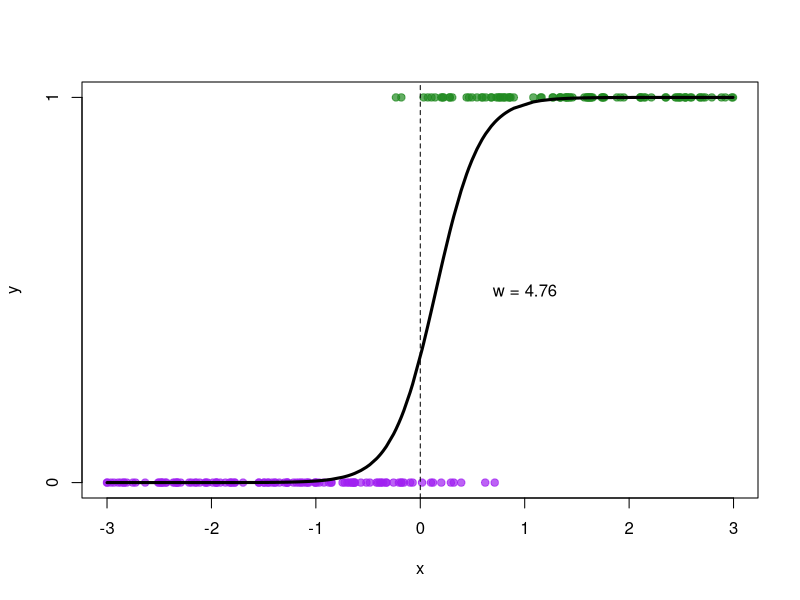
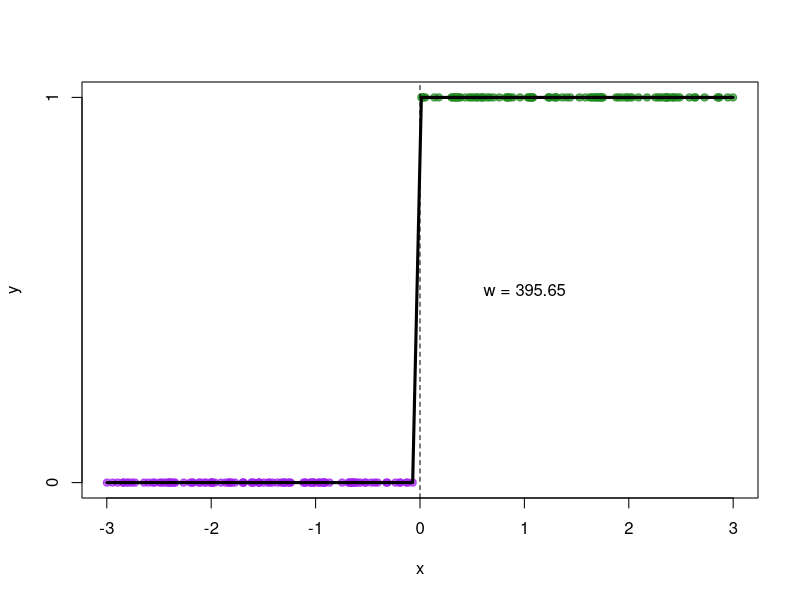
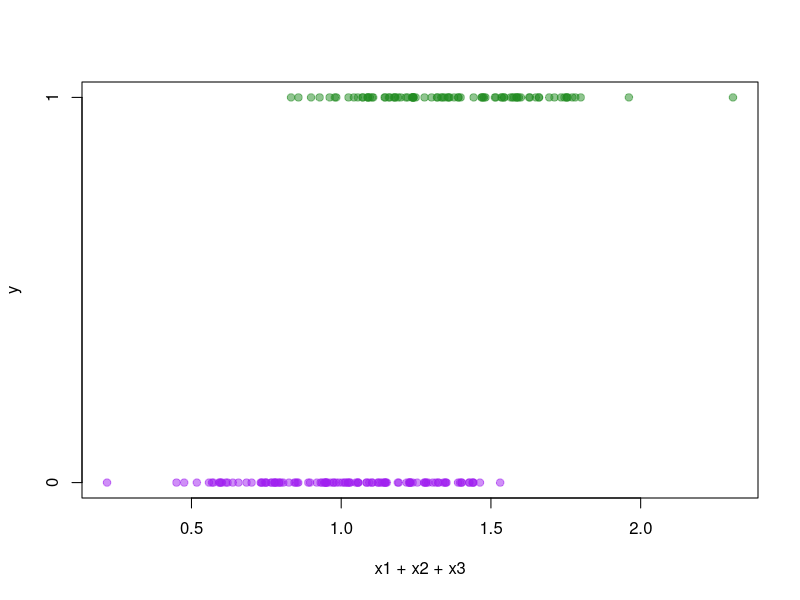
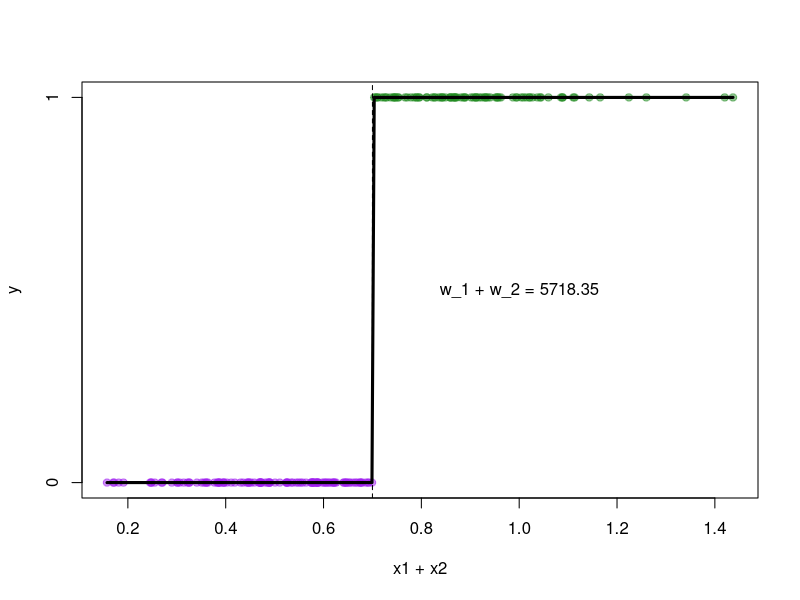
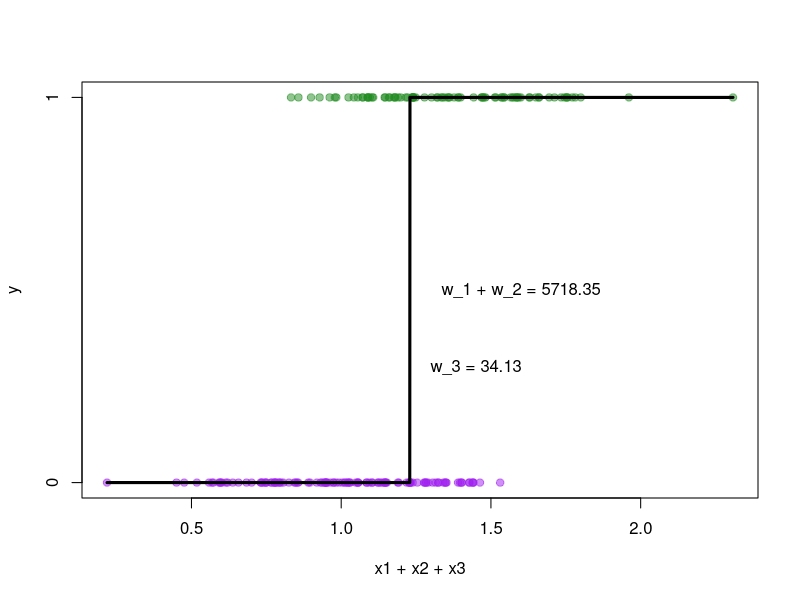
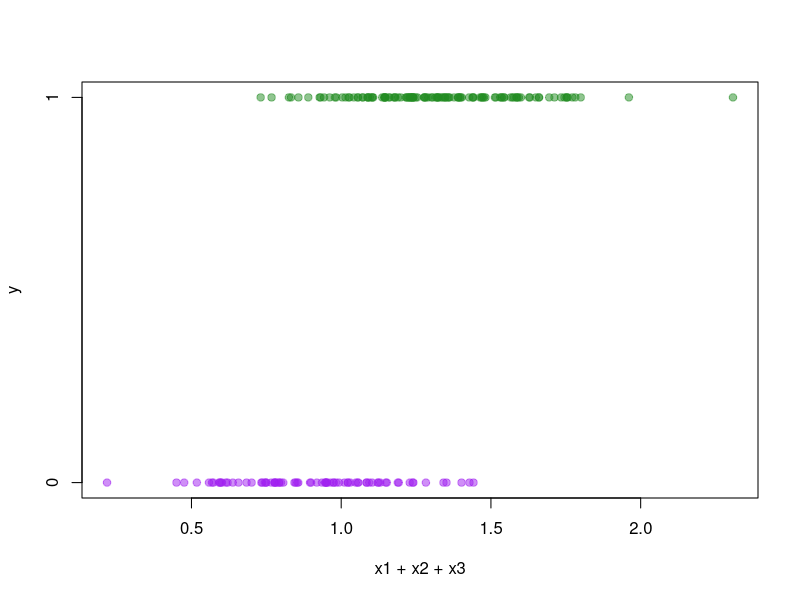
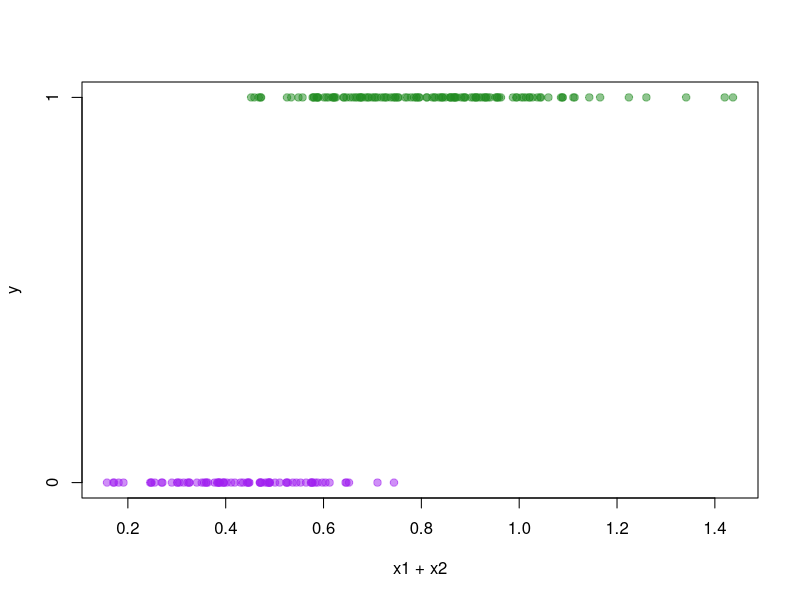
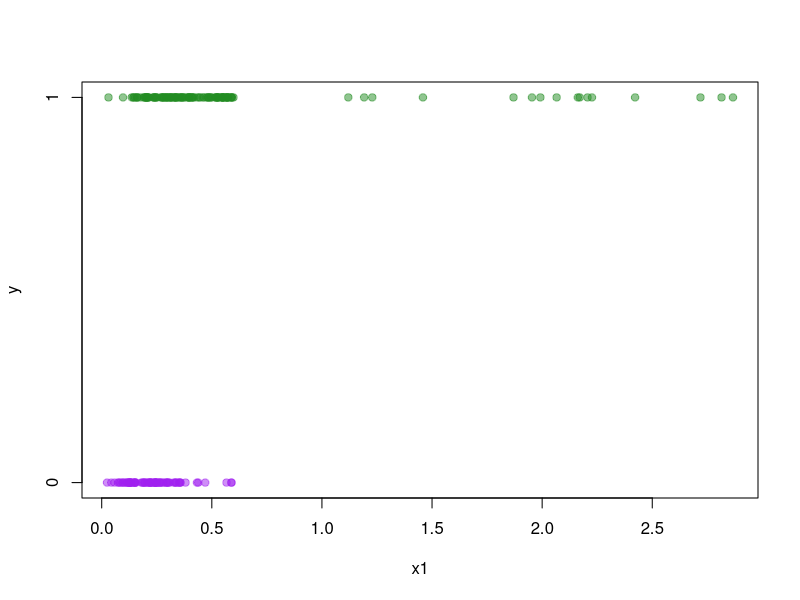

Generate these figures, in order, with R:

# no separation -----------------------------------------------------
x <- runif(200, -3,3)
y <- ifelse(x + rnorm(100, sd = 0.5) > 0, 1, 0) 
cols <- c("purple", "forestgreen")[y+1]

plot(x, y, pch = 19, col = adjustcolor(cols, 0.7), yaxt = "n")
axis(2, at = 0:1)
abline(v = 0, lty = 2)

fit <- glm(y ~ x, family = "binomial")
summary(fit)

lines(sort(x), sort(predict(fit, type = "response")),
      col = "black", lwd = 3)
text(1, 0.5, paste0("w = ", round(fit$coefficients[2], 2)))



# complete separation -----------------------------------------------
x <- runif(200, -3,3)
y <- ifelse(x > 0, 1, 0)
cols <- c("purple", "forestgreen")[y+1]

plot(x, y, pch = 19, col = adjustcolor(cols, 0.7), yaxt = "n")
axis(2, at = 0:1)
abline(v = 0, lty = 2)

fit <- glm(y ~ x, family = "binomial")
summary(fit)

lines(sort(x), sort(predict(fit, type = "response")),
      col = "black", lwd = 3)
text(1, 0.5, paste0("w = ", round(fit$coefficients[2], 2)))



# complete separation with multiple variables -----------------------
set.seed(1247)    # to reproduce all examples

### complete separation
n <- 200
x1 <- rbeta(n, 2, 4)
x2 <- rbeta(n, 2, 4)
x3 <- rbeta(n, 2, 2)
y <- ifelse((x1 + x2) > 0.7, 1, 0)
cols <- c("purple", "forestgreen")[y+1]

# the full linear combination seems ok
plot(x1 + x2 + x3, y, pch = 19, col = adjustcolor(cols, 0.5), yaxt = "n")
axis(2, at = 0:1)

# however...
plot(x1 + x2, y, pch = 19, col = adjustcolor(cols, 0.5), yaxt = "n")
axis(2, at = 0:1)
abline(v = 0.7, lty = 2)
# the linear combination x1 + x2 perfectly describes y 
# since for x1 + x2 > 0.7 we have y = 1 and for
# x1 + x2 < 0.7 we have y = 0

fit <- glm(y ~ x1 + x2 + x3, family = "binomial")
summary(fit)
# the test says that actually x1 and x2 are not
# useful at describing y, but they should be since
# y ~ x1 + x2!


# check fitted line in x1,x2 space
lines(sort(x1 + x2), sort(predict(fit, type = "response")),
      col = "black", lwd = 3)
text( 1, 0.5, paste0( "w_1 + w_2 = ", round(fit$coefficients[2] + fit$coefficients[3], 2) ) )


# check fitted line in x1,x2,x3 space
plot(x1 + x2 + x3, y, pch = 19, col = adjustcolor(cols, 0.5), yaxt = "n")
axis(2, at = 0:1)
lines(sort(x1 + x2 + x3), sort(predict(fit, type = "response")),
      col = "black", lwd = 3)
text( 1.6, 0.5, paste0( "w_1 + w_2 = ", round(fit$coefficients[2] + fit$coefficients[3], 2) ) )
text( 1.45, 0.3, paste0( "w_3 = ", round(fit$coefficients[4], 2) ) )



# extreme values ----------------------------------------------------
set.seed(1247)    # to reproduce all examples

### here there is no separation
#
n <- 200
x1 <- rbeta(n, 2, 4)
x2 <- rbeta(n, 2, 4)
x3 <- rbeta(n, 2, 2)
y <- ifelse((x1 + x2 + 0.2*x3) + rnorm(n, sd = 0.1) > 0.7, 1, 0)
cols <- c("purple", "forestgreen")[y+1]

# no separation
plot(x1 + x2 + x3, y, pch = 19, col = adjustcolor(cols, 0.5), yaxt = "n")
axis(2, at = 0:1)
plot(x1 + x2, y, pch = 19, col = adjustcolor(cols, 0.5), yaxt = "n")
axis(2, at = 0:1)

fit <- glm(y ~ x1 + x2 + x3, family = "binomial")
summary(fit)      # all good here!

# add some extreme values
set <- which(x1 > 0.6)
x1[set] <- runif(length(set), 1, 3)
plot(x1, y, pch = 19, col = adjustcolor(cols, 0.5), yaxt = "n")
axis(2, at = 0:1)
# still no separation but some large values of x

fit <- glm(y ~ x1 + x2 + x3, family = "binomial")
summary(fit)
predict(fit, type = "response")[set]
# this causes the warning, as the estimated
# probabilities for some of the extreme values are
# numerically 1, but there is no separation
# and inference can be performed on the coefficients

